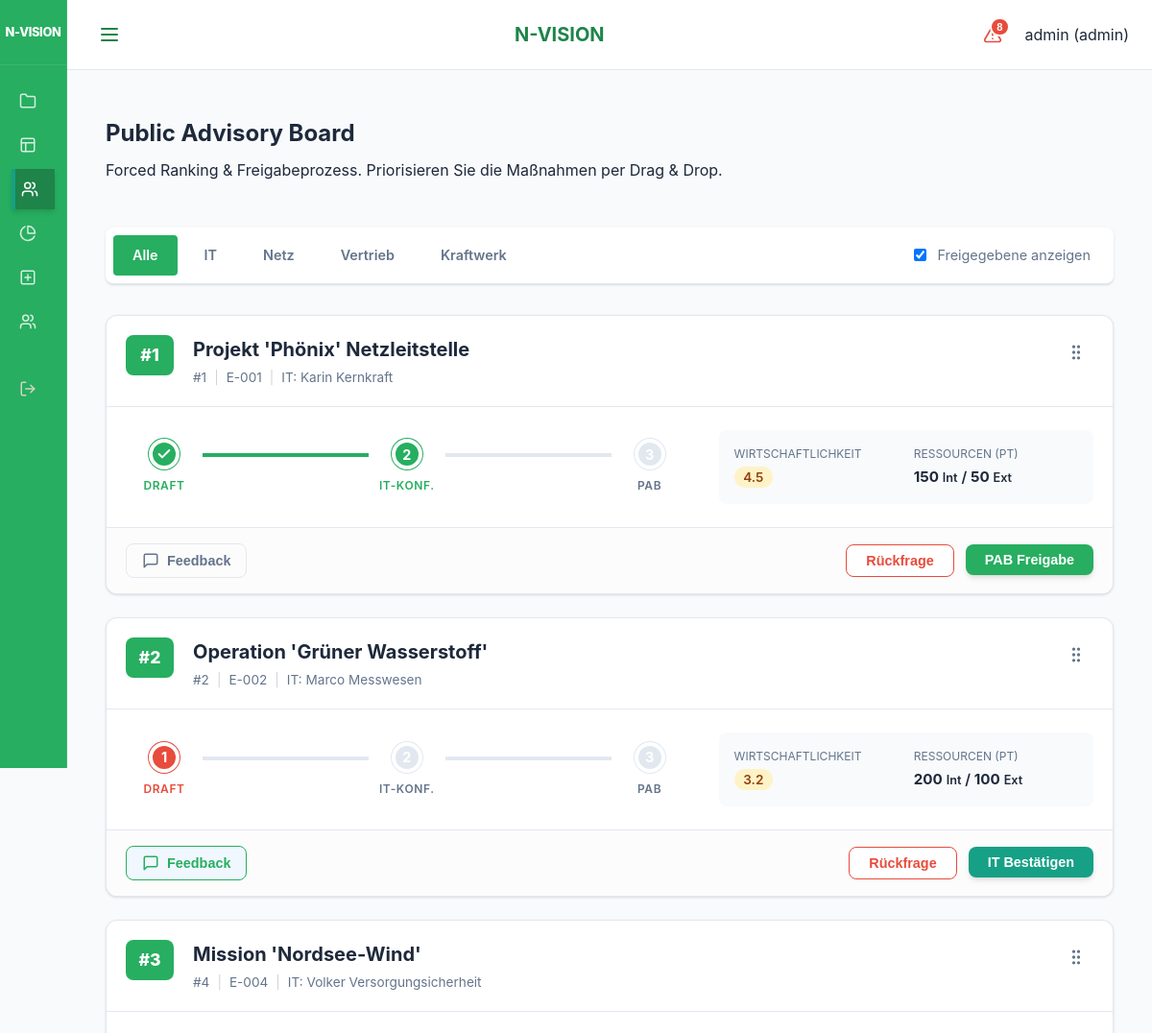
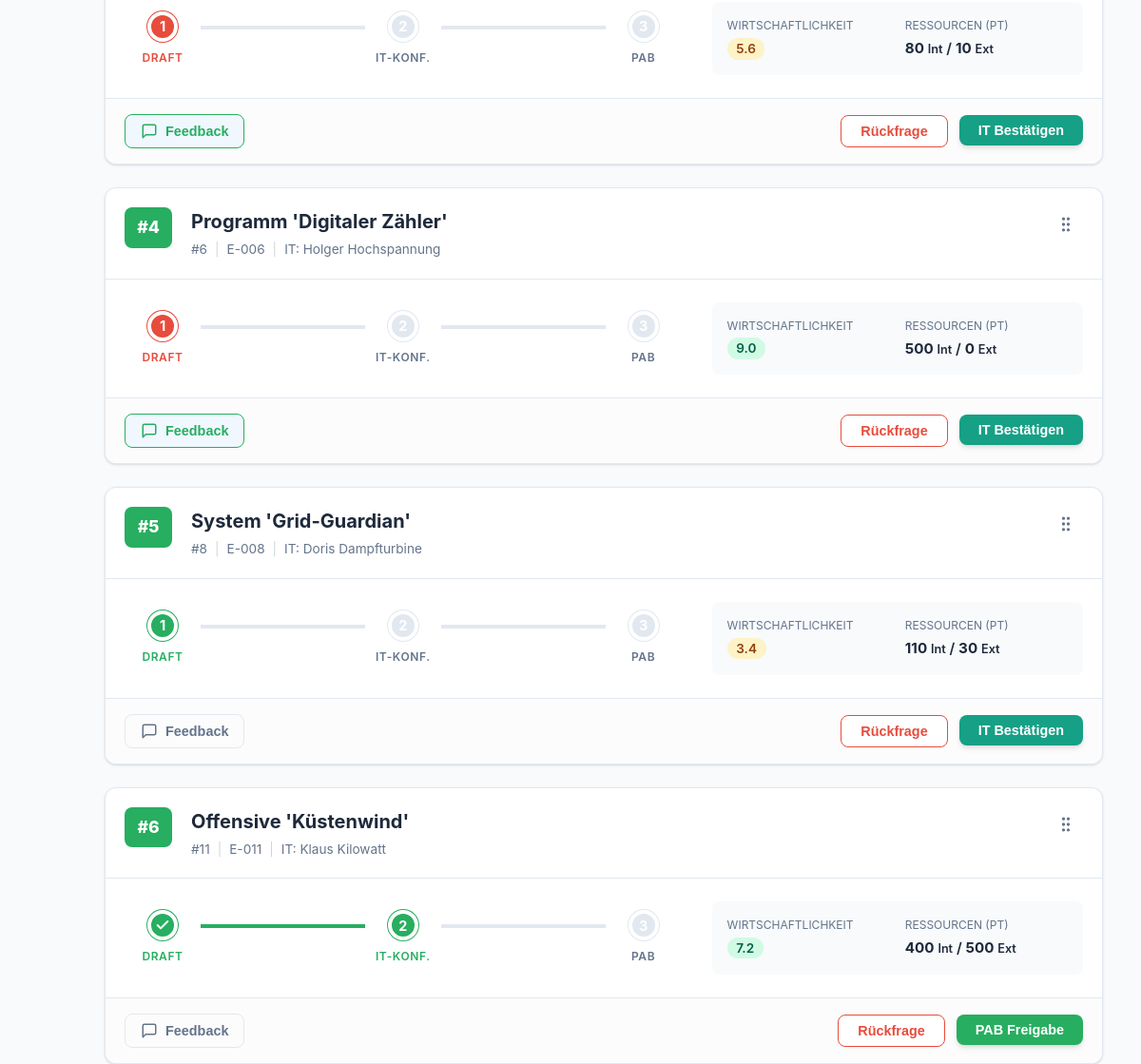
/ui/pab (signed in, upper part), run on an earlier commit of the app's database (2 pictures, top to bottom).
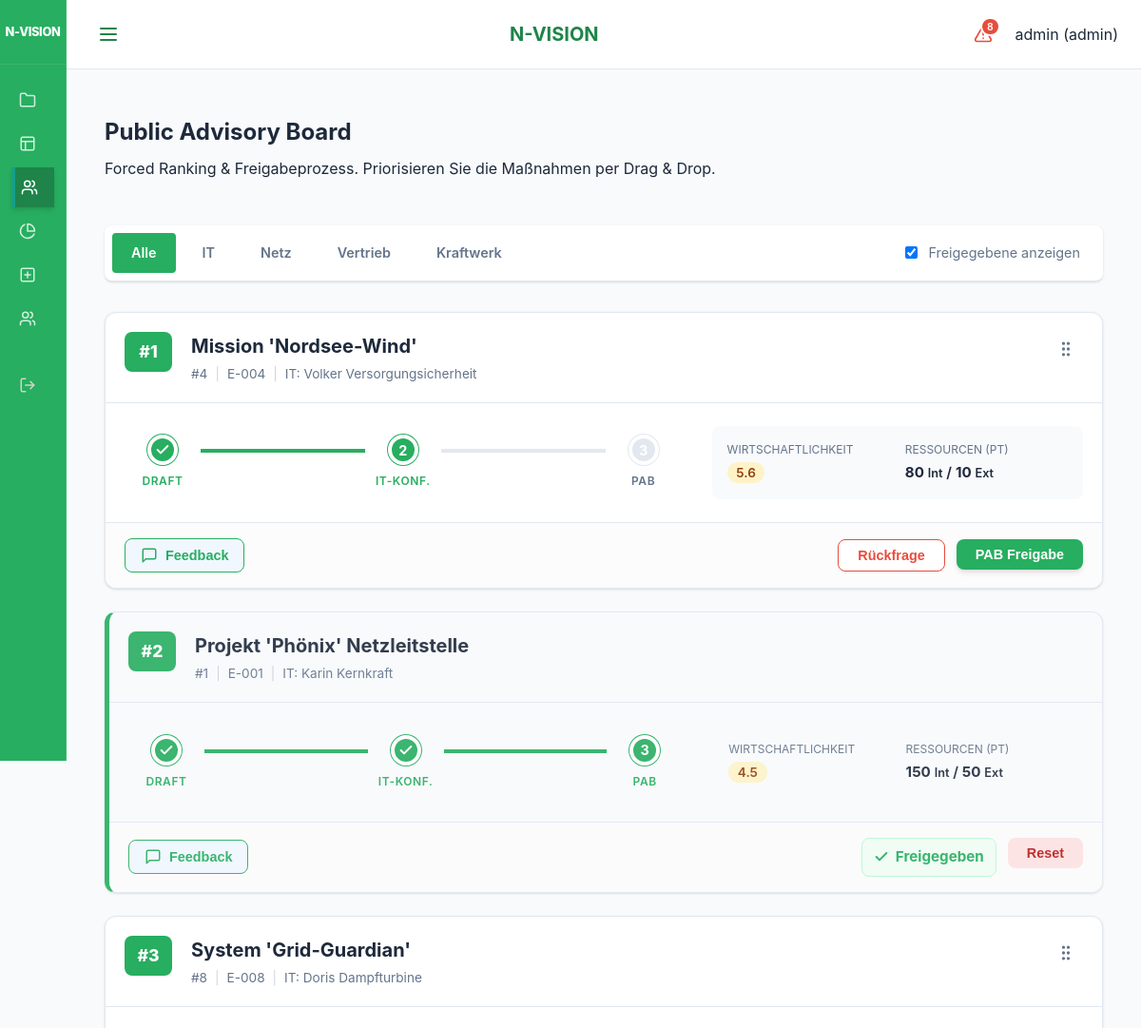
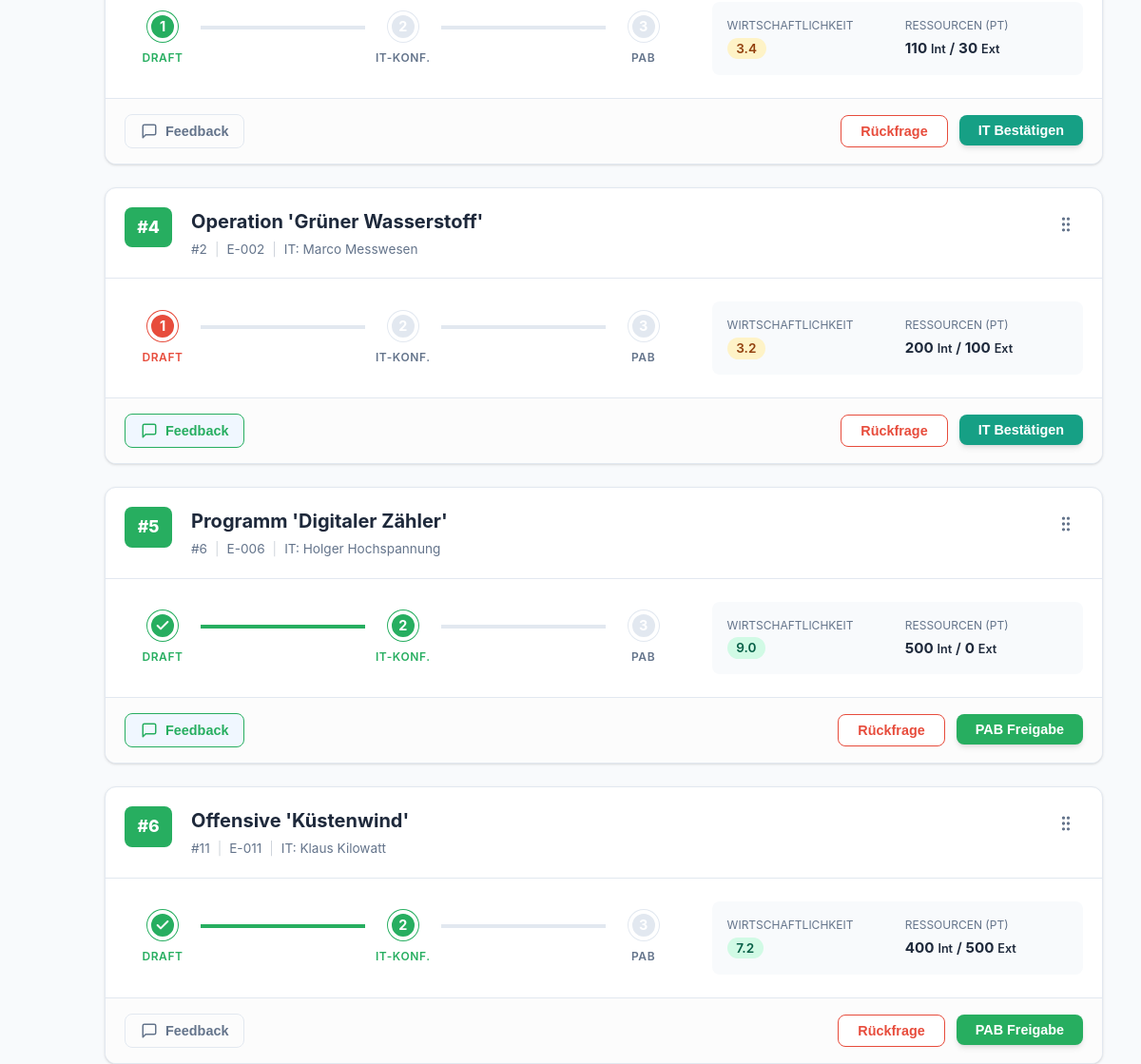
And on a later commit of the database (2 pictures, top to bottom).
### models.py (models this page shows)
class Project(Base):
    __tablename__ = "projects"
    id = Column(Integer, primary_key=True, index=True)
    name = Column(String, index=True)
    description = Column(String, nullable=True)
    business_value = Column(String, nullable=True)
    internal_number = Column(String, nullable=True)
    division = Column(String, nullable=True) # "IT", "Netzgesellschaft", "Vertrieb", "Kraftwerk"
    start_date = Column(Date)
    end_date = Column(Date)
    priority = Column(Integer, default=1) # 1 highest
    status = Column(Enum(ProjectStatus), default=ProjectStatus.PLANNING)
    manager_id = Column(Integer, ForeignKey("employees.id"), nullable=True)
    responsible_it = Column(String, nullable=True)
    responsible_fb = Column(String, nullable=True)
    pab_approval = Column(Integer, default=0) # 0 = No, 1 = Yes (Legacy)
    pab_status = Column(Enum(PABStatus), default=PABStatus.EVALUATION)
    pab_rank = Column(Integer, default=999)
    cats_number = Column(String, nullable=True)
    pt_intern_pab = Column(Float, default=0.0)
    pt_intern_planned = Column(Float, default=0.0)
    pt_extern_planned = Column(Float, default=0.0)
    economic_score = Column(Float, default=0.0) # 0.0 to 10.0
    business_case = Column(String, nullable=True)
    staffings = relationship("Staffing", back_populates="project")
    bookings = relationship("Booking", back_populates="project")
    milestones = relationship("Milestone", back_populates="project", cascade="all, delete-orphan")
    pab_comments = relationship("ProjectComment", back_populates="project", cascade="all, delete-orphan")

### main.py (the view)
@app.get("/ui/pab", response_class=HTMLResponse)
def ui_pab_list(request: Request, division: Optional[str] = None, show_approved: bool = Query(True), db: Session = Depends(get_db), user: models.User = Depends(login_required)):
    query = db.query(models.Project)
    if not show_approved:
        query = query.filter(models.Project.pab_status != models.PABStatus.APPROVED)
    if division:
        query = query.filter(models.Project.division == division)
    projects = query.order_by(models.Project.pab_rank.asc(), models.Project.id.asc()).all()
    return templates.TemplateResponse(
        request=request, name="pab_list.html", context={
            "projects": projects,
            "active_page": "pab",
            "PABStatus": models.PABStatus,
            "selected_division": division,
            "show_approved": show_approved
        }
    )

### templates/pab_list.html (shortened to what the changed rows need)
{% extends "base.html" %}
{% block content %}
<div class="pab-container">
    <div class="project-table-header" style="margin-bottom: 2rem;">
        <div>
            <h2>Public Advisory Board</h2>
        </div>
    </div>
    <div id="pab-sortable" class="pab-grid">
        {% for p in projects %}
        <div class="pab-card {% if p.pab_status.value == 'approved' %}card-approved{% endif %}" data-id="{{ p.id }}">
            <div class="pab-card-header">
                <div class="rank-badge">#{{ loop.index }}</div>
                <div class="pab-card-title-group">
                    <a href="/ui/projects/{{ p.id }}" class="pab-project-name">{{ p.name }}</a>
                    <div class="pab-project-meta">
                        <span>#{{ p.id }}</span>
                        {% if p.internal_number %}
                        <span class="meta-divider">|</span>
                        <span>{{ p.internal_number }}</span>
                        {% endif %}
                        <span class="meta-divider">|</span>
                        <span>IT: {{ p.responsible_it or '-' }}</span>
                    </div>
                </div>
                {% if request.state.user.role.value == 'admin' and p.pab_status.value != 'approved' %}
                <div class="drag-handle">
                </div>
                {% endif %}
            </div>
            <div class="pab-card-body">
                <div class="workflow-steps">
                    <div class="step {% if p.pab_status.value in ['evaluation', 'revision', 'confirmed', 'approved'] %}active{% endif %} {% if p.pab_status.value == 'revision' %}revision{% endif %}" title="Evaluierung">
                        <div class="step-icon">
                            {% if p.pab_status.value in ['confirmed', 'approved'] %}
                                <svg xmlns="http://www.w3.org/2000/svg" width="16" height="16" viewBox="0 0 24 24" fill="none" stroke="currentColor" stroke-width="3" stroke-linecap="round" stroke-linejoin="round"><polyline points="20 6 9 17 4 12"></polyline></svg>
                            {% else %}
                                1
                            {% endif %}
                        </div>
                        <div class="step-label">Draft</div>
                    </div>
                    <div class="step-line {% if p.pab_status.value in ['confirmed', 'approved'] %}active{% endif %}"></div>
                    <div class="step {% if p.pab_status.value in ['confirmed', 'approved'] %}active{% endif %}" title="IT-Bestätigung">
                        <div class="step-icon">
                            {% if p.pab_status.value == 'approved' %}
                                <svg xmlns="http://www.w3.org/2000/svg" width="16" height="16" viewBox="0 0 24 24" fill="none" stroke="currentColor" stroke-width="3" stroke-linecap="round" stroke-linejoin="round"><polyline points="20 6 9 17 4 12"></polyline></svg>
                            {% else %}
                                2
                            {% endif %}
                        </div>
                        <div class="step-label">IT-Konf.</div>
                    </div>
                    <div class="step-line {% if p.pab_status.value == 'approved' %}active{% endif %}"></div>
                    <div class="step {% if p.pab_status.value == 'approved' %}active{% endif %}" title="Finale PAB Freigabe">
                        <div class="step-icon">3</div>
                        <div class="step-label">PAB</div>
                    </div>
                </div>
                <div class="pab-stats-grid">
                    <div class="stat-item">
                        <div class="stat-label">Wirtschaftlichkeit</div>
                        <div class="stat-value">
                            {% if p.economic_score is not none %}
                                <span class="score-pill score-{% if p.economic_score < 3 %}low{% elif p.economic_score < 6 %}mid{% else %}high{% endif %}">
                                    {{ "%.1f"|format(p.economic_score) }}
                                </span>
                            {% else %}
                                <span class="text-muted">-</span>
                            {% endif %}
                        </div>
                    </div>
                    <div class="stat-item">
                        <div class="stat-label">Ressourcen (PT)</div>
                        <div class="stat-value">
                            <strong>{{ p.pt_intern_planned|int }}</strong> <small>Int</small> /
                            <strong>{{ p.pt_extern_planned|int }}</strong> <small>Ext</small>
                        </div>
                    </div>
                </div>
            </div>
            <div class="pab-card-footer">
                <div class="footer-left">
                    {% set unread_count = p.pab_comments | selectattr('is_read', 'equalto', false) | selectattr('author_id', 'ne', request.state.user.id) | list | length %}
                    {% set total_comments = p.pab_comments | length %}
                    <button class="btn-icon-text pab-comment-btn {% if unread_count > 0 %}has-unread{% elif total_comments > 0 %}has-comments{% endif %}" data-project-id="{{ p.id }}" title="Feedback und Rückfragen">
                        <div style="position: relative; display: flex; align-items: center; gap: 0.5rem;">
                            <svg xmlns="http://www.w3.org/2000/svg" width="18" height="18" viewBox="0 0 24 24" fill="none" stroke="currentColor" stroke-width="2" stroke-linecap="round" stroke-linejoin="round"><path d="M21 15a2 2 0 0 1-2 2H7l-4 4V5a2 2 0 0 1 2-2h14a2 2 0 0 1 2 2z"/></svg>
                            <span>Feedback</span>
                        </div>
                    </button>
                </div>
                <div class="footer-actions">
                    {% if p.pab_status.value == 'approved' %}
                        <div class="status-confirmed-badge">
                            <svg xmlns="http://www.w3.org/2000/svg" width="16" height="16" viewBox="0 0 24 24" fill="none" stroke="currentColor" stroke-width="3" stroke-linecap="round" stroke-linejoin="round"><polyline points="20 6 9 17 4 12"></polyline></svg>
                            Freigegeben
                        </div>
                        {% if request.state.user.role.name == 'ADMIN' %}
                        <form action="/ui/pab/{{ p.id }}/status" method="POST" style="display:inline;">
                            <button type="submit" class="btn-workflow btn-reset" title="Freigabe zurücknehmen und Projekt bearbeitbar machen">Reset</button>
                        </form>
                        {% endif %}
                    {% else %}
                        <div class="action-group">
                            {% if request.state.user.role.name == 'ADMIN' %}
                                <button class="btn-workflow btn-revision pab-revision-btn" data-project-id="{{ p.id }}">Rückfrage</button>
                            {% endif %}
                            {% if p.pab_status.value in ['evaluation', 'revision'] %}
                                {% if request.state.user.role.name == 'ADMIN' or p.responsible_it == request.state.user.username %}
                                <form action="/ui/pab/{{ p.id }}/status" method="POST" style="display:inline;">
                                    <button type="submit" class="btn-workflow btn-confirm primary-action">IT Bestätigen</button>
                                </form>
                                {% else %}
                                <span class="action-hint">Warte auf IT-Bestätigung</span>
                                {% endif %}
                            {% elif p.pab_status.value == 'confirmed' %}
                                {% if request.state.user.role.name == 'ADMIN' %}
                                <form action="/ui/pab/{{ p.id }}/status" method="POST" style="display:inline;">
                                    <button type="submit" class="btn-workflow btn-approve primary-action">PAB Freigabe</button>
                                </form>
                                {% else %}
                                <span class="action-hint">Warte auf PAB-Freigabe</span>
                                {% endif %}
                            {% endif %}
                        </div>
                    {% endif %}
                </div>
            </div>
        </div>
        {% endfor %}
    </div>
</div>
{% endblock %}

What changed in the data, as far as the page shows it:
changed Project "Mission 'Nordsee-Wind'": pab_status "1 IT Bestätigen" → "PAB Freigabe"; moves up the list
changed Project "Projekt 'Phönix' Netzleitstelle": pab_status "2 Rückfrage PAB Freigabe" → "Freigegeben Reset"
changed Project "System 'Grid-Guardian'": moves up the list
changed Project "Programm 'Digitaler Zähler'": pab_status "1 IT Bestätigen" → "PAB Freigabe"
